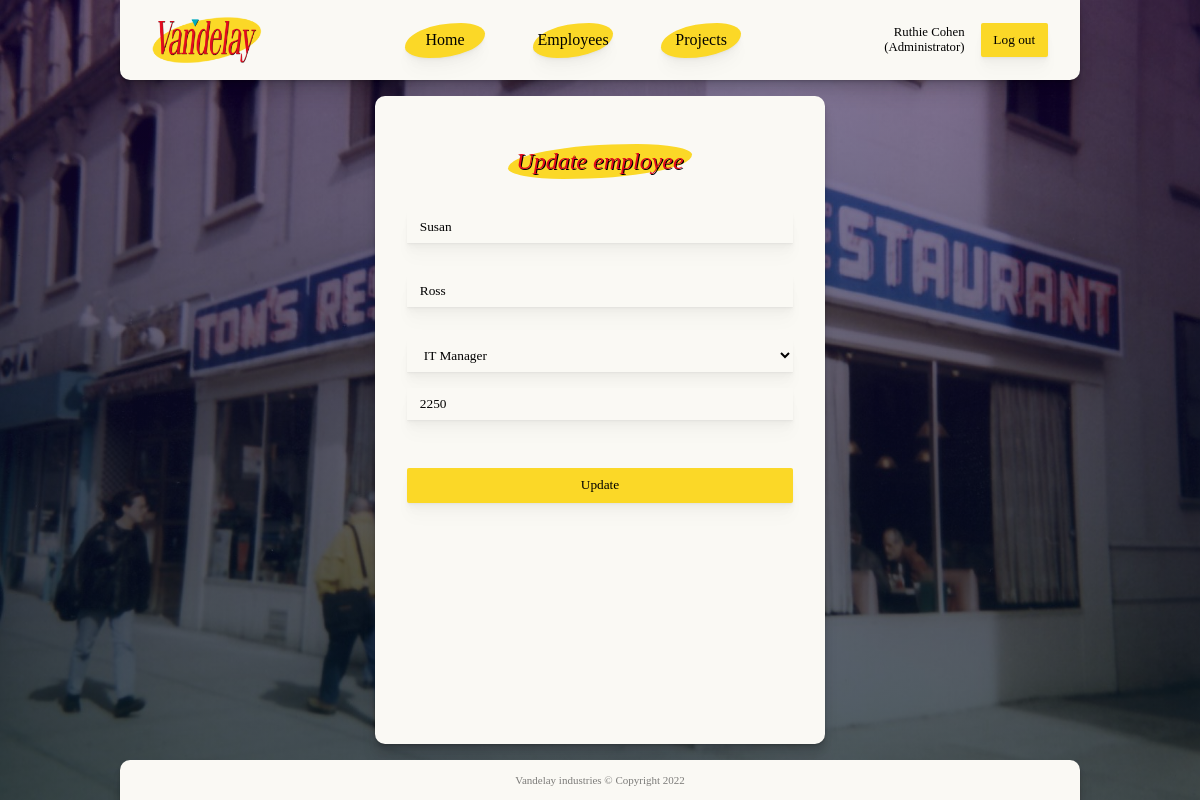
The page /update.php?7 (signed in) on the database as committed earlier.
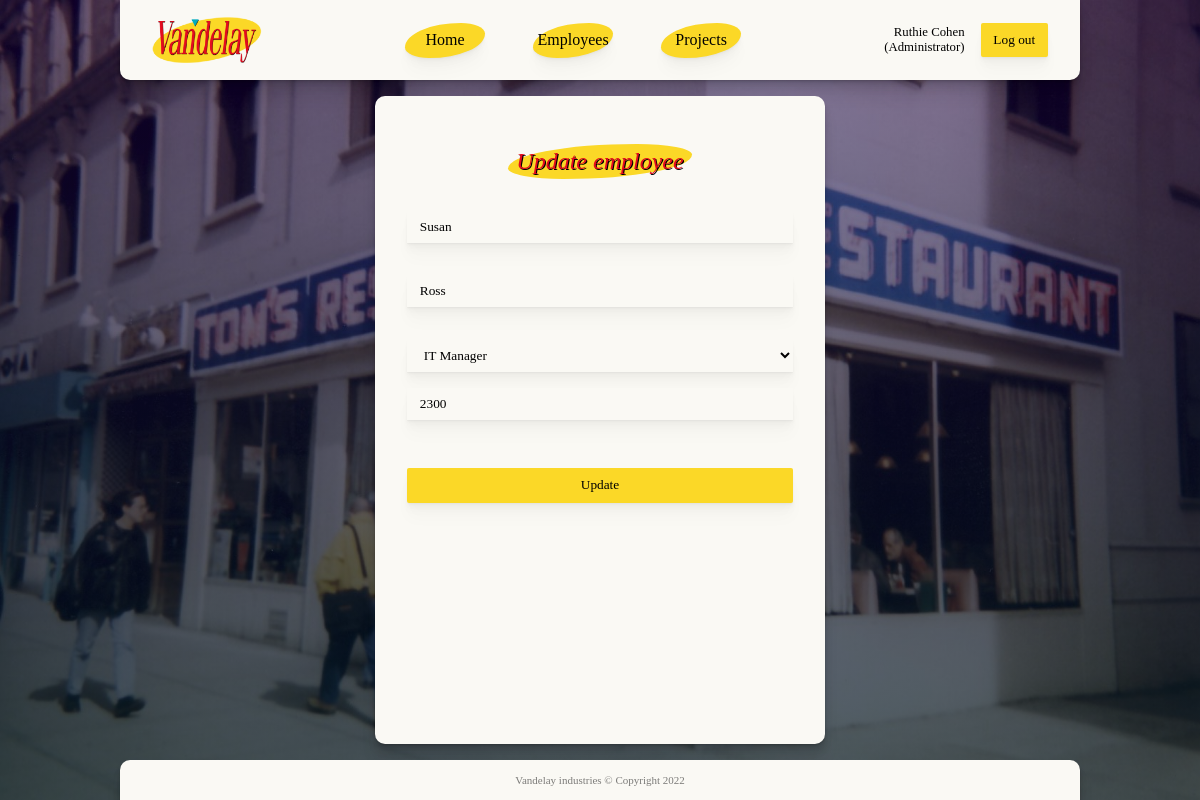
The same page on the database as committed later.
### tables this page shows
CREATE TABLE IF NOT EXISTS `employees` (
  `employee_id` int(11) NOT NULL AUTO_INCREMENT,
  `firstname` tinytext NOT NULL,
  `lastname` tinytext NOT NULL,
  `position_id` int(11) DEFAULT NULL,
  `salary` int(11) NOT NULL,
  `email` tinytext NOT NULL,
  `password` text,
  PRIMARY KEY (`employee_id`),
  KEY `position` (`position_id`)
);

### classes/connection.php (called while the page is built, shortened)
<?php
class Connection {
    private string $host = "localhost";
    private $user = "root";
    private $pass = "";
    private $database = "vandelay";
    protected function connect() : PDO {
        try {
            $dsn = "mysql:host=" . $this->host . ";dbname=" . $this->database;
            $pdo = new PDO($dsn, $this->user, $this->pass);
            return $pdo;
        } catch (PDOException $e) {
            echo "Error!: " . $e->getMessage() . "<br>";
            die();
        }
    }
}

### classes/employee-table-model.php (called while the page is built, shortened)
<?php
class EmployeeTableModel extends Connection {
    protected function getEmployeeArray() : array {
        $stmt = $this->connect()->prepare("SELECT employee_id, firstname, lastname, position_name, salary FROM employees LEFT JOIN positions ON employees.position_id=positions.id ORDER BY salary DESC");
        $stmt->execute();
        $result = $stmt->fetchAll(PDO::FETCH_ASSOC);
        return $result;
    }
    public function getPositions() : array {
        $stmt = $this->connect()->prepare("SELECT DISTINCT id, position_name FROM positions");
        $stmt->execute();
        $result = $stmt->fetchAll();
        return $result;
    }
}

### classes/employee-table-controller.php (called while the page is built, shortened)
<?php
class EmployeeTableController extends EmployeeTableModel {
    public function __construct() {
        $this->employeeArray = $this->getEmployeeArray();
    }
}

### update.php (the view, shortened to what this page needs)
<?php
include "./includes/header.inc.php";
include "./classes/connection.php";
include "./classes/employee-table-model.php";
include "./classes/employee-table-controller.php";
$id = $_SERVER["QUERY_STRING"];
$employeeTable = new EmployeeTableController();
$positions = $employeeTable->getPositions();
$employee = array_filter($employeeTable->employeeArray, function($value) {
    return $value["employee_id"] == $_SERVER["QUERY_STRING"];
});
$employee = array_values($employee);
?>
<main>
    <div class="main-page shadow form-container">
    <h2 class="form-title">Update employee</h2>
    <form class="main-form" action="./includes/update.inc.php?<?php echo $id ?>" method="POST">
        <input type="text" name="firstname" placeholder="First name" value="<?php echo $employee[0]["firstname"] ?>">
        <input type="text" name="lastname" placeholder="Last name" value="<?php echo $employee[0]["lastname"] ?>">
        <select name="position">
            <?php
            foreach($positions as $position) {
                if($position["position_name"] == $employee[0]["position_name"]) {
                    echo "<option value='". $position["id"] ."' selected='selected'>". $position["position_name"] ."</option>";
                } else {
                    echo "<option value='". $position["id"] ."'>". $position["position_name"] ."</option>";
                }
            }
            ?>
        </select>
        <input type="number" name="salary" placeholder="Salary" value="<?php echo $employee[0]["salary"] ?>">
        <button type="submit" name="submit">Update</button>
    </form>
    </div>
</main>
<?php
include "./includes/footer.inc.php"
?>

Rows that differ between the two databases and show on the page:
changed employees "Susan": salary "2250" → "2300"
